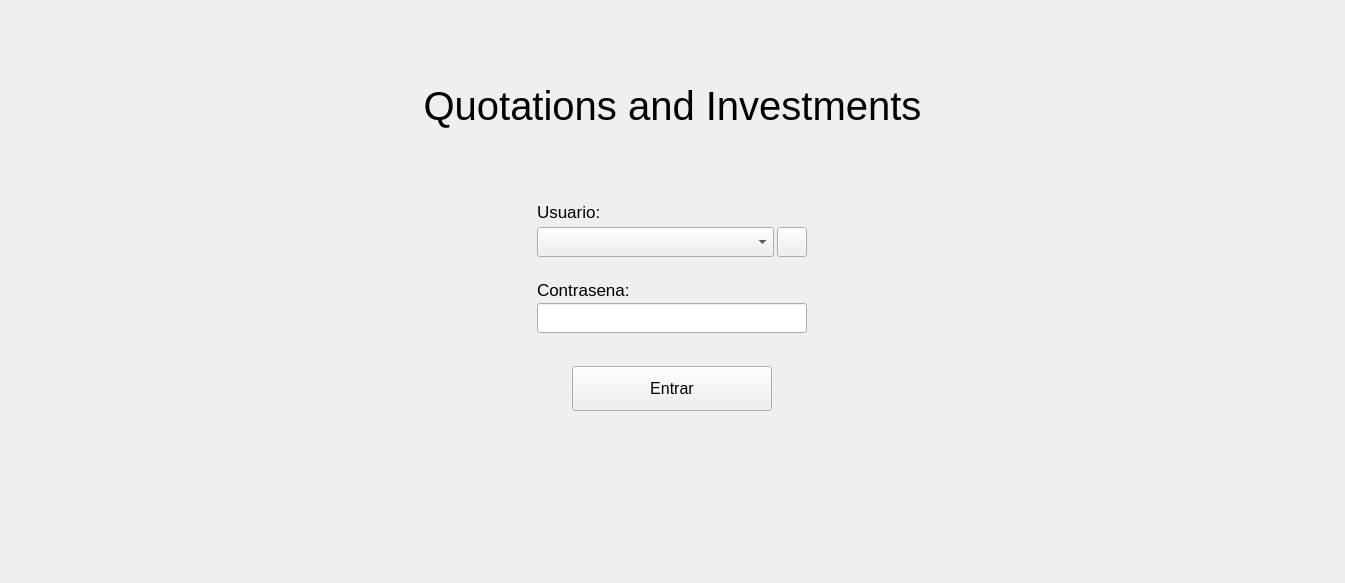
<?xml version="1.0" encoding="UTF-8"?>
<ui version="4.0">
 <class>Form</class>
 <widget class="QWidget" name="Form">
  <property name="geometry">
   <rect>
    <x>0</x>
    <y>0</y>
    <width>1345</width>
    <height>583</height>
   </rect>
  </property>
  <property name="windowTitle">
   <string>Form</string>
  </property>
  <layout class="QVBoxLayout" name="verticalLayout" stretch="1,1,2,2,5">
   <item>
    <spacer name="verticalSpacer_3">
     <property name="orientation">
      <enum>Qt::Vertical</enum>
     </property>
     <property name="sizeType">
      <enum>QSizePolicy::Fixed</enum>
     </property>
     <property name="sizeHint" stdset="0">
      <size>
       <width>20</width>
       <height>20</height>
      </size>
     </property>
    </spacer>
   </item>
   <item>
    <layout class="QVBoxLayout" name="verticalLayout_3">
     <item>
      <layout class="QHBoxLayout" name="horizontalLayout_5">
       <item>
        <widget class="QLabel" name="labelIcon">
         <property name="minimumSize">
          <size>
           <width>300</width>
           <height>0</height>
          </size>
         </property>
         <property name="maximumSize">
          <size>
           <width>300</width>
           <height>16777215</height>
          </size>
         </property>
         <property name="font">
          <font>
           <pointsize>30</pointsize>
          </font>
         </property>
         <property name="text">
          <string/>
         </property>
         <property name="scaledContents">
          <bool>false</bool>
         </property>
         <property name="alignment">
          <set>Qt::AlignCenter</set>
         </property>
        </widget>
       </item>
      </layout>
     </item>
     <item>
      <widget class="QLabel" name="labelTitle">
       <property name="font">
        <font>
         <pointsize>30</pointsize>
        </font>
       </property>
       <property name="text">
        <string>Quotations and Investments</string>
       </property>
       <property name="alignment">
        <set>Qt::AlignCenter</set>
       </property>
      </widget>
     </item>
    </layout>
   </item>
   <item>
    <spacer name="verticalSpacer_2">
     <property name="orientation">
      <enum>Qt::Vertical</enum>
     </property>
     <property name="sizeHint" stdset="0">
      <size>
       <width>20</width>
       <height>72</height>
      </size>
     </property>
    </spacer>
   </item>
   <item>
    <layout class="QVBoxLayout" name="verticalLayout_2">
     <item>
      <layout class="QHBoxLayout" name="horizontalLayout">
       <item>
        <layout class="QVBoxLayout" name="verticalLayout_4">
         <property name="spacing">
          <number>3</number>
         </property>
         <item>
          <widget class="QLabel" name="labelUser">
           <property name="minimumSize">
            <size>
             <width>100</width>
             <height>25</height>
            </size>
           </property>
           <property name="maximumSize">
            <size>
             <width>300</width>
             <height>16777215</height>
            </size>
           </property>
           <property name="font">
            <font>
             <pointsize>13</pointsize>
            </font>
           </property>
           <property name="text">
            <string>Usuario:</string>
           </property>
           <property name="alignment">
            <set>Qt::AlignLeading|Qt::AlignLeft|Qt::AlignVCenter</set>
           </property>
          </widget>
         </item>
         <item>
          <layout class="QHBoxLayout" name="horizontalLayout_3">
           <item>
            <widget class="QComboBox" name="comboUser">
             <property name="minimumSize">
              <size>
               <width>0</width>
               <height>30</height>
              </size>
             </property>
             <property name="maximumSize">
              <size>
               <width>238</width>
               <height>16777215</height>
              </size>
             </property>
             <property name="font">
              <font>
               <pointsize>13</pointsize>
              </font>
             </property>
            </widget>
           </item>
           <item>
            <widget class="QPushButton" name="buttonAddUser">
             <property name="minimumSize">
              <size>
               <width>30</width>
               <height>30</height>
              </size>
             </property>
             <property name="maximumSize">
              <size>
               <width>30</width>
               <height>30</height>
              </size>
             </property>
             <property name="text">
              <string/>
             </property>
            </widget>
           </item>
          </layout>
         </item>
         <item>
          <spacer name="verticalSpacer_5">
           <property name="orientation">
            <enum>Qt::Vertical</enum>
           </property>
           <property name="sizeType">
            <enum>QSizePolicy::Fixed</enum>
           </property>
           <property name="sizeHint" stdset="0">
            <size>
             <width>20</width>
             <height>20</height>
            </size>
           </property>
          </spacer>
         </item>
         <item>
          <widget class="QLabel" name="labelPassword">
           <property name="maximumSize">
            <size>
             <width>300</width>
             <height>16777215</height>
            </size>
           </property>
           <property name="font">
            <font>
             <pointsize>13</pointsize>
            </font>
           </property>
           <property name="text">
            <string>Contrasena:</string>
           </property>
           <property name="alignment">
            <set>Qt::AlignLeading|Qt::AlignLeft|Qt::AlignVCenter</set>
           </property>
          </widget>
         </item>
         <item>
          <widget class="QLineEdit" name="linePassword">
           <property name="minimumSize">
            <size>
             <width>100</width>
             <height>30</height>
            </size>
           </property>
           <property name="maximumSize">
            <size>
             <width>270</width>
             <height>16777215</height>
            </size>
           </property>
           <property name="font">
            <font>
             <pointsize>13</pointsize>
            </font>
           </property>
           <property name="autoFillBackground">
            <bool>false</bool>
           </property>
           <property name="echoMode">
            <enum>QLineEdit::Password</enum>
           </property>
           <property name="alignment">
            <set>Qt::AlignLeading|Qt::AlignLeft|Qt::AlignVCenter</set>
           </property>
           <property name="clearButtonEnabled">
            <bool>true</bool>
           </property>
          </widget>
         </item>
         <item>
          <spacer name="verticalSpacer_4">
           <property name="orientation">
            <enum>Qt::Vertical</enum>
           </property>
           <property name="sizeType">
            <enum>QSizePolicy::Fixed</enum>
           </property>
           <property name="sizeHint" stdset="0">
            <size>
             <width>20</width>
             <height>30</height>
            </size>
           </property>
          </spacer>
         </item>
         <item>
          <layout class="QHBoxLayout" name="horizontalLayout_2">
           <item>
            <widget class="QPushButton" name="buttonLogin">
             <property name="minimumSize">
              <size>
               <width>100</width>
               <height>45</height>
              </size>
             </property>
             <property name="maximumSize">
              <size>
               <width>200</width>
               <height>16777215</height>
              </size>
             </property>
             <property name="font">
              <font>
               <pointsize>12</pointsize>
              </font>
             </property>
             <property name="text">
              <string>Entrar</string>
             </property>
            </widget>
           </item>
          </layout>
         </item>
        </layout>
       </item>
      </layout>
     </item>
    </layout>
   </item>
   <item>
    <spacer name="verticalSpacer">
     <property name="orientation">
      <enum>Qt::Vertical</enum>
     </property>
     <property name="sizeHint" stdset="0">
      <size>
       <width>20</width>
       <height>71</height>
      </size>
     </property>
    </spacer>
   </item>
  </layout>
 </widget>
 <resources/>
 <connections/>
</ui>
